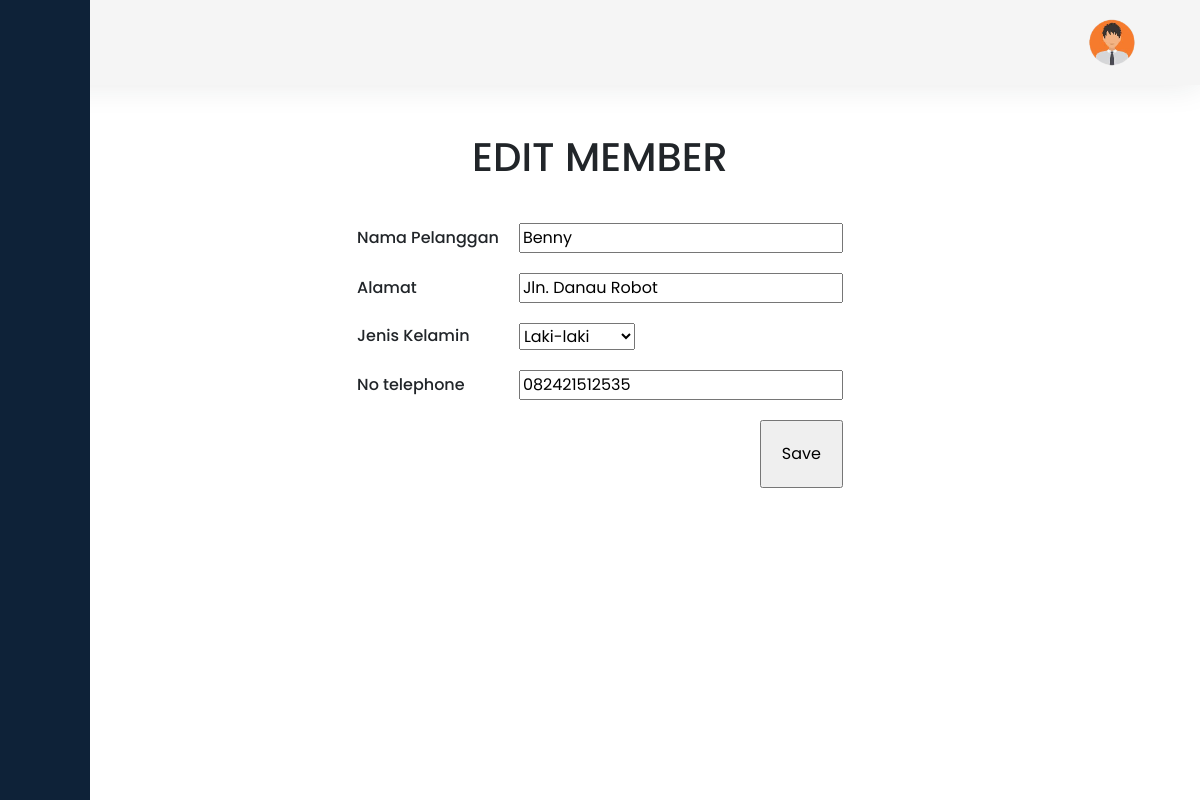
The page /dashboard.php?page=edit_member&id=1 on the database its author committed.
### tables this page shows
CREATE TABLE `tb_member` (
  `id_member` int(11) NOT NULL,
  `nama` varchar(100) NOT NULL,
  `alamat` text NOT NULL,
  `jenis_kelamin` enum('Laki-laki','Perempuan') NOT NULL,
  `tlp` varchar(15) NOT NULL
);

### edit/edit_member.php (the view, shortened to what this page needs)
<!DOCTYPE html>
<html lang="en">
<head>
</head>
<body>
<?php
    $id = $_GET['id'];
    $query = mysqli_query($koneksi, "SELECT * FROM tb_member WHERE id_member='$id'");
    $baris = mysqli_fetch_assoc($query);
?>
<center><br>
    <h1>EDIT MEMBER</h1>
    <br>
    <form action="edit/proses_edit_member.php" method="POST">
        <table cellpadding="10">
            <tr>
                <td>Nama Pelanggan</td>
                <td><input type="text" name="nama" value="<?=$baris['nama'];?>"></td>
            </tr>
            <tr>
                <td>Alamat</td>
                <td><input type="text" name="alamat" value="<?=$baris['alamat'];?>"></td>
            </tr>
            <tr>
                <td>Jenis Kelamin</td>
                <td>
            <select name="jenis_kelamin"  aria-label="Default select example" required>
                <option value="<?=$baris['jenis_kelamin'];?>" ><?=$baris['jenis_kelamin'] ; 'selected' ?> </option>
            </select>
                </td>
            </tr>
            <tr>
                <td>No telephone</td>
                <td><input type="text" name="tlp" value="<?=$baris['tlp'];?>"></td>
            </tr>
            <tr>
                <td></td>
                <td><input type="submit" style="float:right;  padding:20px;" value="Save"></td>
            </tr>
        </table>
    </form>
</center>
</body>
</html>

### style/style.css (style rules this page uses)
body { font-family: "Poppins", sans-serif; font-weight: 500; font-style: normal; }

### rows shown on the page
tb_member: nama "Benny", alamat "Jln. Danau Robot", jenis_kelamin "Laki-laki", tlp "082421512535"
